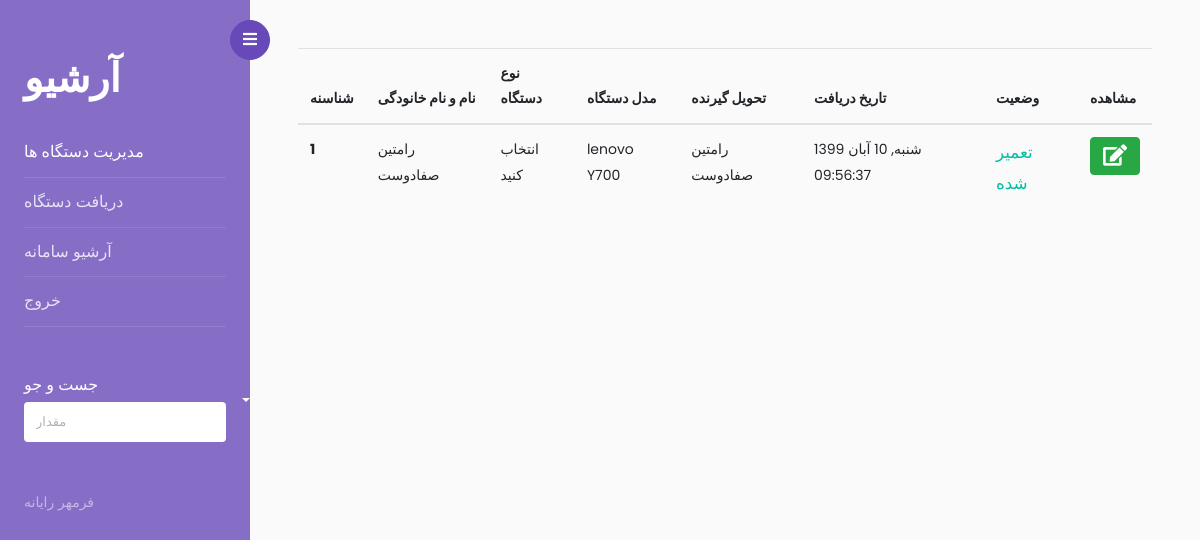
/archive (signed in), run on an earlier commit of the app's database.
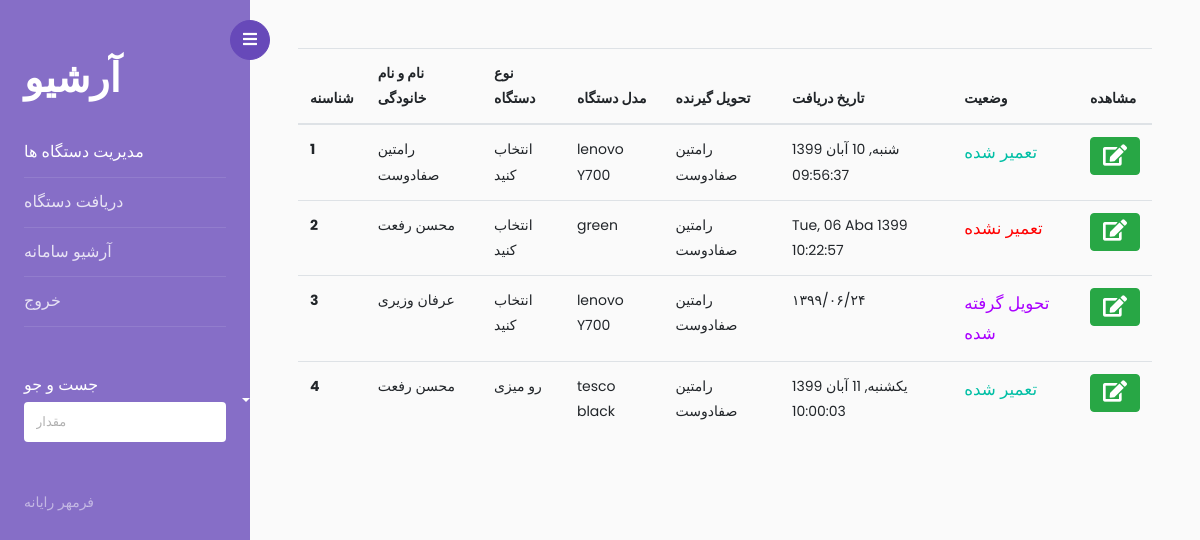
And on a later commit of the database.
### app.py (models this page shows, shortened)
class devices(db.Model):
    _id= db.Column("id", db.Integer , primary_key=True)
    tracking_number =db.Column(db.String(100),nullable=False,unique=True)
    customer_name =db.Column(db.String(100),nullable=False)
    customer_phone =db.Column(db.String(20))
    device_type =db.Column(db.String(100))
    device_model =db.Column(db.String(100))
    serial_number =db.Column(db.String(100))
    property_number =db.Column(db.String(100))
    address =db.Column(db.String(300))
    problem =db.Column(db.String(500))
    accesories =db.Column(db.String(300))
    other_text =db.Column(db.String(700))
    giver_name =db.Column(db.String(100))
    in_time =db.Column(db.String(100))
    out_time =db.Column(db.String(100))
    situation=db.Column(db.Integer)
    deliverd=db.Column(db.Integer)
    repair_report=db.Column(db.String(400))

### app.py (the view)
@app.route('/archive',methods=['POST','GET'])
def archive():
    if not current_user.is_authenticated:
        return redirect(url_for('.login'))
    values=devices.query.filter_by(deliverd=1)
    return render_template('archive.html',values=values)

### app.py (called while the page is built)
@Login_manager.user_loader
def load_user(user_id):
    return users.query.get(int(user_id))

### templates/archive.html (shortened to what this page needs)
<!doctype html>
<html lang="en">
  <head>
		<link rel="stylesheet" href="https://stackpath.bootstrapcdn.com/font-awesome/4.7.0/css/font-awesome.min.css">
    <link rel="stylesheet" href="../static/add/css/style.css">
    <link rel="stylesheet" href="https://cdnjs.cloudflare.com/ajax/libs/font-awesome/5.15.1/css/all.min.css?family">
  </head>
  <body>
		<div class="wrapper d-flex align-items-stretch">
			<nav id="sidebar">
				<div class="custom-menu">
					<button type="button" id="sidebarCollapse" class="btn btn-primary">
	          <i class="fa fa-bars"></i>
	        </button>
        </div>
				<div class="p-4 pt-5">
		  		<h1><a href="index.html" class="logo">آرشیو</a></h1>
	        <ul class="list-unstyled components mb-5">
	          <li class="active">
	            <a href="/"  aria-expanded="false" class="dropdown-toggle">مدیریت دستگاه ها</a>
	          </li>
	          <li>
	              <a href="/add">دریافت دستگاه  </a>
	          </li>
	          <li>
              <a href="/archive">آرشیو سامانه</a>
	          </li>
	          <li>
              <a href="/logout">خروج</a>
	          </li>
	        </ul>
	        <div class="mb-5">
						<h3 class="h6">جست و جو</h3>
						<form action="#" class="colorlib-subscribe-form">
	            <div class="form-group d-flex">
	              <input type="text" class="form-control" placeholder="مقدار ">
	            </div>
	          </form>
					</div>
	        <div class="footer">
	        	<p>
						  فرمهر رایانه
						  </p>
	        </div>
	      </div>
    	</nav>
      <div id="content" class="p-4 p-md-5 pt-5">
        <form method="POST" action="/edit">
        <table class="table" id="tblTest">
            <thead>
              <tr>
                <th scope="col">شناسنه</th>
                <th scope="col">نام و نام خانودگی</th>
                <th scope="col">نوع دستگاه</th>
                <th scope="col">مدل دستگاه</th>
                <th scope="col">تحویل گیرنده</th>
                <th scope="col">تاریخ دریافت</th>
                <th scope="col">وضعیت</th>
                <th scope="col">مشاهده</th>
              </tr>
            </thead>
            <tbody>
                {% for item in values %}
              <tr>
                <th scope="row">{{item._id}} </th>
                <td>{{item.customer_name}}</td>
                <td>{{item.device_type}}</td>
                <td>{{item.device_model}}</td>
                <td>{{item.giver_name}}</td>
                <td>{{item.in_time}}</td>
                  {%  if item.situation==0 %}
                  <td style="color: #AA00FF ; font-size: larger;">تحویل گرفته شده</td>
                  {% elif item.situation==1 %}
                  <td style="color: #00BFA5; font-size: larger;">تعمیر شده</td>
                  {% else %}
                  <td style="color:#FF0000; font-size: larger;">تعمیر نشده</td>
                  {% endif %}
                <td> <button type="submit" class="btn btn-success btnSelect" >
                  <i class="fa fa-edit fa-lg"></i>
              </button></td>
              </tr>
              {% endfor %}
            </tbody>
          </table>
        </form>
      </div>
    </div>
  </body>
</html>

What changed in the data, as far as the page shows it:
now on this page (row edited): devices: _id "2", customer_name "محسن رفعت", device_type "انتخاب کنید", device_model "green", giver_name "رامتین صفادوست", in_time "Tue, 06 Aba 1399 10:22:57", situation "تعمیر نشده"
now on this page (row edited): devices: _id "3", customer_name "عرفان وزیری", device_type "انتخاب کنید", device_model "lenovo Y700", giver_name "رامتین صفادوست", in_time "۱۳۹۹/۰۶/۲۴", situation "تحویل گرفته شده"
added devices: _id "4", customer_name "محسن رفعت", device_type "رو میزی", device_model "tesco black", giver_name "رامتین صفادوست", in_time "یکشنبه, 11 آبان 1399 10:00:03", situation "تعمیر شده"
